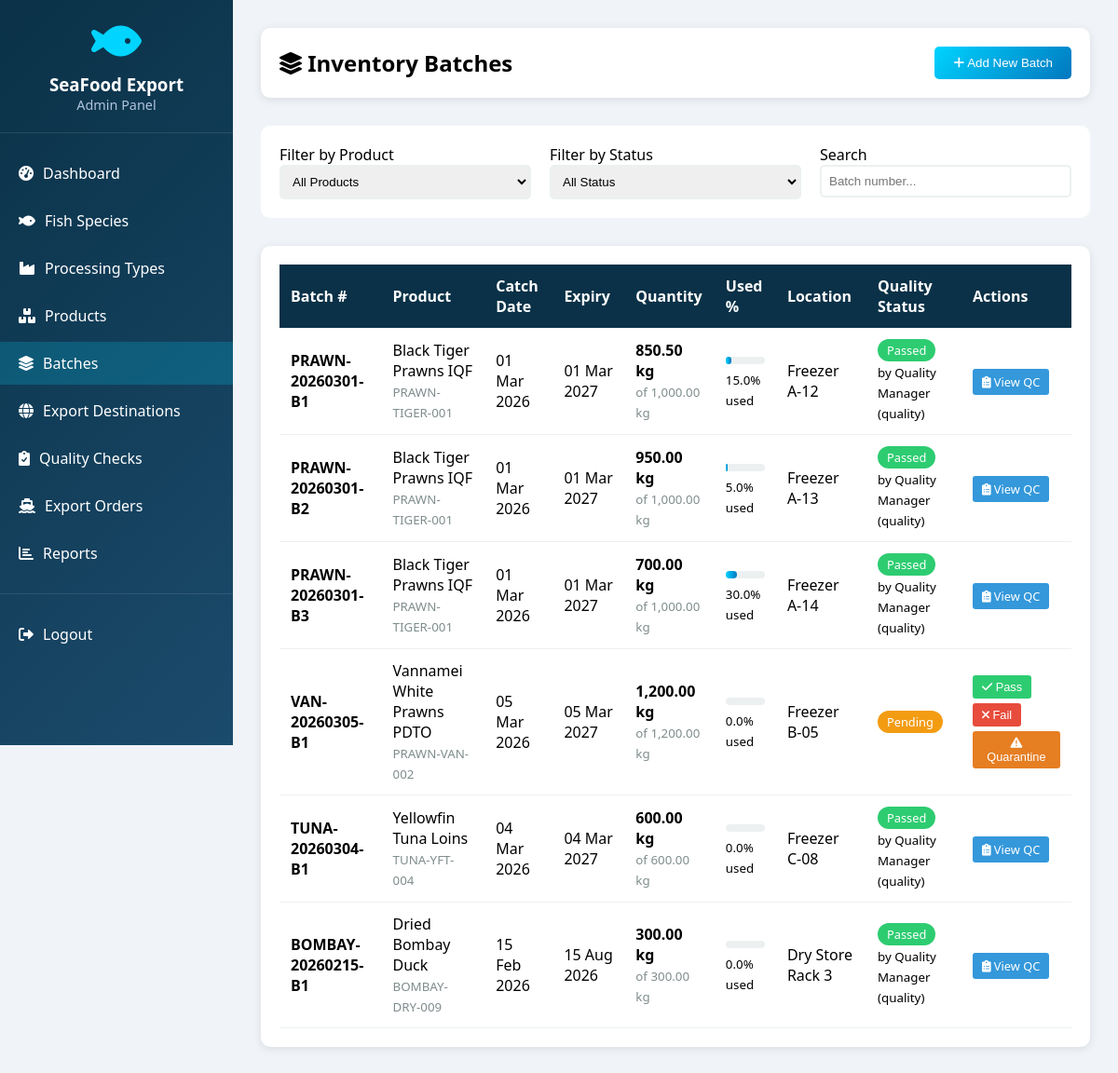
Page /admin/manage_batches.php (signed in) on the committed database.
### tables this page shows
CREATE TABLE `inventory_batches` (
  `id` int(11) NOT NULL,
  `product_id` int(11) DEFAULT NULL,
  `batch_number` varchar(50) NOT NULL,
  `catch_date` date NOT NULL,
  `processing_date` date NOT NULL,
  `expiry_date` date DEFAULT NULL,
  `initial_quantity_kg` decimal(10,2) NOT NULL,
  `current_quantity_kg` decimal(10,2) NOT NULL,
  `storage_location` varchar(100) DEFAULT NULL,
  `temperature_log` text DEFAULT NULL,
  `quality_check_status` enum('Pending','Passed','Failed','Quarantine') DEFAULT 'Pending',
  `checked_by` int(11) DEFAULT NULL,
  `check_date` date DEFAULT NULL,
  `certificate_number` varchar(100) DEFAULT NULL,
  `notes` text DEFAULT NULL,
  `created_at` timestamp NOT NULL DEFAULT current_timestamp()
);

CREATE TABLE `products` (
  `id` int(11) NOT NULL,
  `species_id` int(11) DEFAULT NULL,
  `processing_type_id` int(11) DEFAULT NULL,
  `packaging_type_id` int(11) DEFAULT NULL,
  `product_code` varchar(50) NOT NULL,
  `name` varchar(200) NOT NULL,
  `description` text DEFAULT NULL,
  `grade` enum('Premium','A','B','C','Standard') DEFAULT 'Standard',
  `size_range` varchar(50) DEFAULT NULL COMMENT 'e.g., 20-30 pcs/kg',
  `catch_area` varchar(100) DEFAULT NULL,
  `price_per_kg` decimal(10,2) NOT NULL,
  `stock_kg` decimal(10,2) NOT NULL DEFAULT 0.00,
  `minimum_order_kg` decimal(10,2) DEFAULT 10.00,
  `moisture_content` decimal(5,2) DEFAULT NULL,
  `fat_content` decimal(5,2) DEFAULT NULL,
  `protein_content` decimal(5,2) DEFAULT NULL,
  `preservation_method` varchar(100) DEFAULT NULL,
  `certification` text DEFAULT NULL,
  `image` varchar(255) DEFAULT NULL,
  `featured` tinyint(1) DEFAULT 0,
  `status` tinyint(1) DEFAULT 1,
  `created_at` timestamp NOT NULL DEFAULT current_timestamp(),
  `updated_at` timestamp NULL DEFAULT NULL ON UPDATE current_timestamp()
);

### admin/manage_batches.php (the view, shortened to what this page needs)
<?php
require_once '../includes/auth.php';
$batches = mysqli_query($conn, "SELECT ib.*, p.name as product_name, p.product_code,
                                 CONCAT(a.full_name, ' (', a.username, ')') as checked_by_name
                                 FROM inventory_batches ib
                                 JOIN products p ON ib.product_id = p.id
                                 LEFT JOIN admin a ON ib.checked_by = a.id
                                 ORDER BY ib.created_at DESC");
?>
<!DOCTYPE html>
<html lang="en">
<head>
    <link rel="stylesheet" href="https://cdnjs.cloudflare.com/ajax/libs/font-awesome/6.0.0/css/all.min.css">
</head>
<body>
    <?php include '../includes/sidebar.php'; ?>
    <div class="main-content">
        <div class="page-header">
            <h2><i class="fas fa-layer-group"></i> Inventory Batches</h2>
            <button class="btn-add" onclick="openAddModal()">
                <i class="fas fa-plus"></i> Add New Batch
            </button>
        </div>
        <div class="filter-section">
            <div class="filter-group">
                <label>Filter by Product</label>
                <select id="productFilter" onchange="filterTable()">
                    <option value="">All Products</option>
                </select>
            </div>
            <div class="filter-group">
                <label>Filter by Status</label>
                <select id="statusFilter" onchange="filterTable()">
                    <option value="">All Status</option>
                </select>
            </div>
            <div class="filter-group">
                <label>Search</label>
                <input type="text" id="searchInput" placeholder="Batch number..." onkeyup="filterTable()">
            </div>
        </div>
        <div class="table-container">
            <table id="batchesTable">
                <thead>
                    <tr>
                        <th>Batch #</th>
                        <th>Product</th>
                        <th>Catch Date</th>
                        <th>Expiry</th>
                        <th>Quantity</th>
                        <th>Used %</th>
                        <th>Location</th>
                        <th>Quality Status</th>
                        <th>Actions</th>
                    </tr>
                </thead>
                <tbody>
                    <?php while ($batch = mysqli_fetch_assoc($batches)):
                        $used_percentage = (($batch['initial_quantity_kg'] - $batch['current_quantity_kg']) / $batch['initial_quantity_kg']) * 100;
                    ?>
                        <tr data-product="<?php echo $batch['product_id']; ?>" data-status="<?php echo $batch['quality_check_status']; ?>">
                            <td><strong><?php echo $batch['batch_number']; ?></strong></td>
                            <td>
                                <?php echo $batch['product_name']; ?><br>
                                <small style="color: #7f8c8d;"><?php echo $batch['product_code']; ?></small>
                            </td>
                            <td><?php echo date('d M Y', strtotime($batch['catch_date'])); ?></td>
                            <td><?php echo date('d M Y', strtotime($batch['expiry_date'])); ?></td>
                            <td>
                                <strong><?php echo number_format($batch['current_quantity_kg'], 2); ?> kg</strong><br>
                                <small style="color: #7f8c8d;">of <?php echo number_format($batch['initial_quantity_kg'], 2); ?> kg</small>
                            </td>
                            <td>
                                <div class="progress-bar">
                                    <div class="progress-fill" style="width: <?php echo $used_percentage; ?>%;"></div>
                                </div>
                                <small><?php echo number_format($used_percentage, 1); ?>% used</small>
                            </td>
                            <td><?php echo $batch['storage_location']; ?></td>
                            <td>
                                <?php
                                $status_class = '';
                                switch($batch['quality_check_status']) {
                                    case 'Pending': $status_class = 'badge-pending'; break;
                                    case 'Passed': $status_class = 'badge-passed'; break;
                                }
                                ?>
                                <span class="badge <?php echo $status_class; ?>">
                                    <?php echo $batch['quality_check_status']; ?>
                                </span>
                                <?php if ($batch['checked_by_name']): ?>
                                    <br><small>by <?php echo $batch['checked_by_name']; ?></small>
                                <?php endif; ?>
                            </td>
                            <td>
                                <?php if ($batch['quality_check_status'] == 'Pending'): ?>
                                    <div class="status-actions">
                                        <form method="POST" style="display: inline;">
                                            <button type="submit" name="update_quality" class="btn-status btn-pass" onclick="return confirm('Mark as Passed?')">
                                                <i class="fas fa-check"></i> Pass
                                            </button>
                                        </form>
                                        <form method="POST" style="display: inline;">
                                            <button type="submit" name="update_quality" class="btn-status btn-fail" onclick="return confirm('Mark as Failed?')">
                                                <i class="fas fa-times"></i> Fail
                                            </button>
                                        </form>
                                        <form method="POST" style="display: inline;">
                                            <button type="submit" name="update_quality" class="btn-status btn-quarantine" onclick="return confirm('Move to Quarantine?')">
                                                <i class="fas fa-exclamation-triangle"></i> Quarantine
                                            </button>
                                        </form>
                                    </div>
                                <?php else: ?>
                                    <a href="quality_checks.php?batch=<?php echo $batch['id']; ?>" class="btn-status" style="background: #3498db; color: white; text-decoration: none;">
                                        <i class="fas fa-clipboard-list"></i> View QC
                                    </a>
                                <?php endif; ?>
                            </td>
                        </tr>
                    <?php endwhile; ?>
                </tbody>
            </table>
        </div>
    </div>
</body>
</html>

### admin/manage_batches.php (style rules this page uses)
* { margin: 0; padding: 0; box-sizing: border-box; }
body { font-family: 'Segoe UI', sans-serif; background: #f0f4f8; }
.main-content { flex: 1; margin-left: 250px; padding: 30px; }
.page-header { display: flex; justify-content: space-between; align-items: center; margin-bottom: 30px; padding: 20px; background: white; border-radius: 10px; box-shadow: 0 2px 10px rgba(0,0,0,0.1); }
.btn-add { background: linear-gradient(135deg, #00d4ff, #0077be); color: white; padding: 10px 20px; border: none; border-radius: 5px; cursor: pointer; }
.filter-section { background: white; padding: 20px; border-radius: 10px; margin-bottom: 30px; display: flex; gap: 20px; flex-wrap: wrap; }
.filter-group { flex: 1; min-width: 200px; }
.filter-group select, .filter-group input { width: 100%; padding: 8px; border: 2px solid #ecf0f1; border-radius: 5px; }
.table-container { background: white; padding: 20px; border-radius: 10px; box-shadow: 0 2px 10px rgba(0,0,0,0.1); overflow-x: auto; }
table { width: 100%; border-collapse: collapse; }
th { background: #0a3147; color: white; padding: 12px; text-align: left; }
td { padding: 12px; border-bottom: 1px solid #ecf0f1; }
.badge { padding: 3px 10px; border-radius: 15px; font-size: 0.8rem; font-weight: 500; display: inline-block; }
.badge-pending { background: #f39c12; color: white; }
.badge-passed { background: #2ecc71; color: white; }
.status-actions { display: flex; gap: 5px; flex-wrap: wrap; }
.btn-status { padding: 5px 10px; border: none; border-radius: 3px; cursor: pointer; font-size: 0.8rem; }
.btn-pass { background: #2ecc71; color: white; }
.btn-fail { background: #e74c3c; color: white; }
.btn-quarantine { background: #e67e22; color: white; }
.progress-bar { width: 100%; height: 8px; background: #ecf0f1; border-radius: 4px; margin: 5px 0; }
.progress-fill { height: 100%; background: linear-gradient(90deg, #00d4ff, #0077be); border-radius: 4px; }

### rows in the picture
inventory_batches: batch_number "PRAWN-20260301-B1", product.name "Black Tiger Prawns IQF", product.product_code "PRAWN-TIGER-001", catch_date "01 Mar 2026", expiry_date "01 Mar 2027", current_quantity_kg "850.50", initial_quantity_kg "1,000.00", used_percentage "15.0", storage_location "Freezer A-12", quality_check_status "Passed", checked_by_name "Quality Manager (quality)"
inventory_batches: batch_number "PRAWN-20260301-B2", product.name "Black Tiger Prawns IQF", product.product_code "PRAWN-TIGER-001", catch_date "01 Mar 2026", expiry_date "01 Mar 2027", current_quantity_kg "950.00", initial_quantity_kg "1,000.00", used_percentage "5.0", storage_location "Freezer A-13", quality_check_status "Passed", checked_by_name "Quality Manager (quality)"
inventory_batches: batch_number "PRAWN-20260301-B3", product.name "Black Tiger Prawns IQF", product.product_code "PRAWN-TIGER-001", catch_date "01 Mar 2026", expiry_date "01 Mar 2027", current_quantity_kg "700.00", initial_quantity_kg "1,000.00", used_percentage "30.0", storage_location "Freezer A-14", quality_check_status "Passed", checked_by_name "Quality Manager (quality)"
inventory_batches: batch_number "VAN-20260305-B1", product.name "Vannamei White Prawns PDTO", product.product_code "PRAWN-VAN-002", catch_date "05 Mar 2026", expiry_date "05 Mar 2027", current_quantity_kg "1,200.00", initial_quantity_kg "1,200.00", used_percentage "0.0", storage_location "Freezer B-05", quality_check_status "Pending"
inventory_batches: batch_number "TUNA-20260304-B1", product.name "Yellowfin Tuna Loins", product.product_code "TUNA-YFT-004", catch_date "04 Mar 2026", expiry_date "04 Mar 2027", current_quantity_kg "600.00", initial_quantity_kg "600.00", used_percentage "0.0", storage_location "Freezer C-08", quality_check_status "Passed", checked_by_name "Quality Manager (quality)"
inventory_batches: batch_number "BOMBAY-20260215-B1", product.name "Dried Bombay Duck", product.product_code "BOMBAY-DRY-009", catch_date "15 Feb 2026", expiry_date "15 Aug 2026", current_quantity_kg "300.00", initial_quantity_kg "300.00", used_percentage "0.0", storage_location "Dry Store Rack 3", quality_check_status "Passed", checked_by_name "Quality Manager (quality)"
